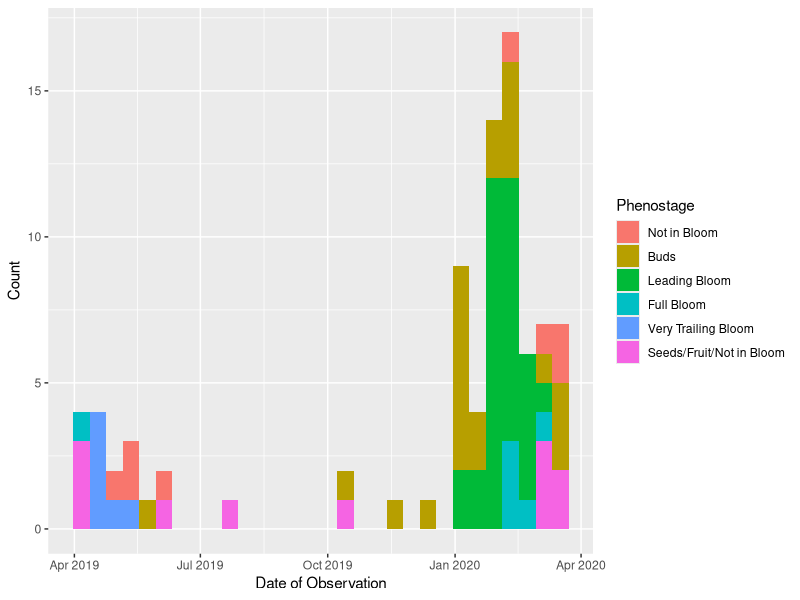
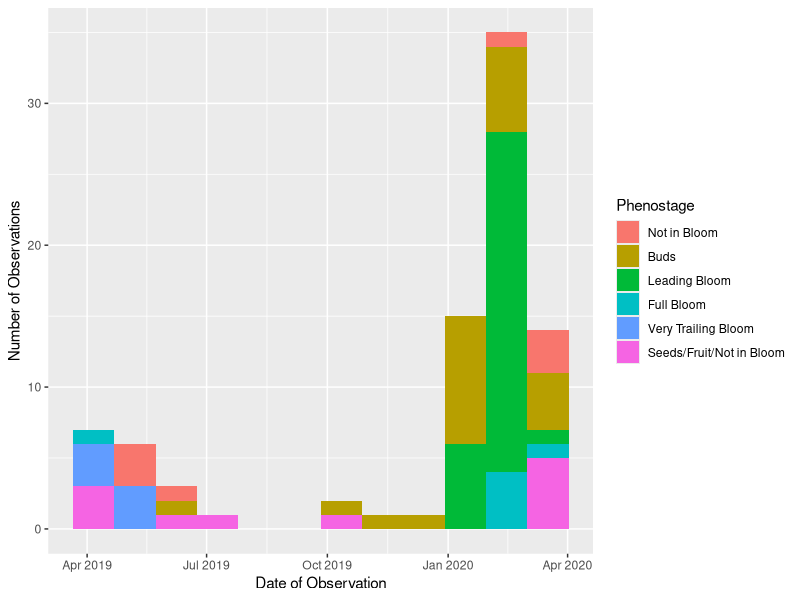
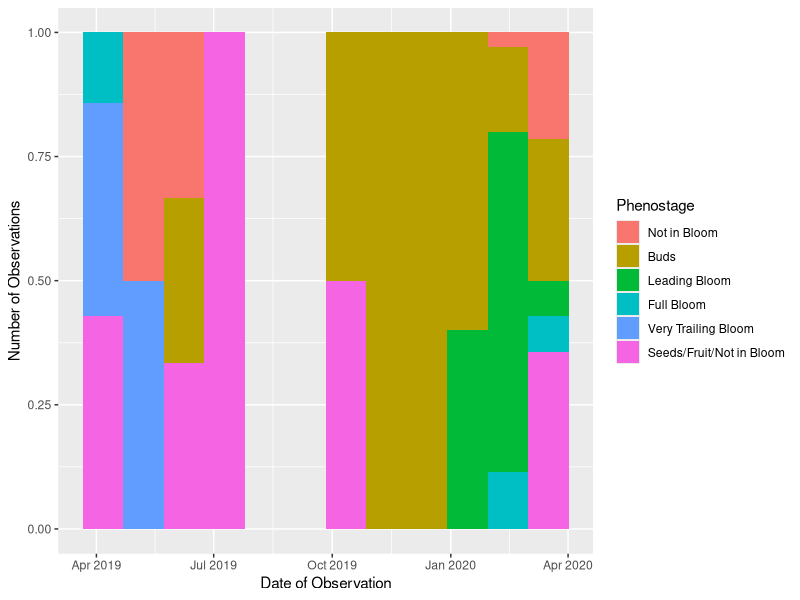
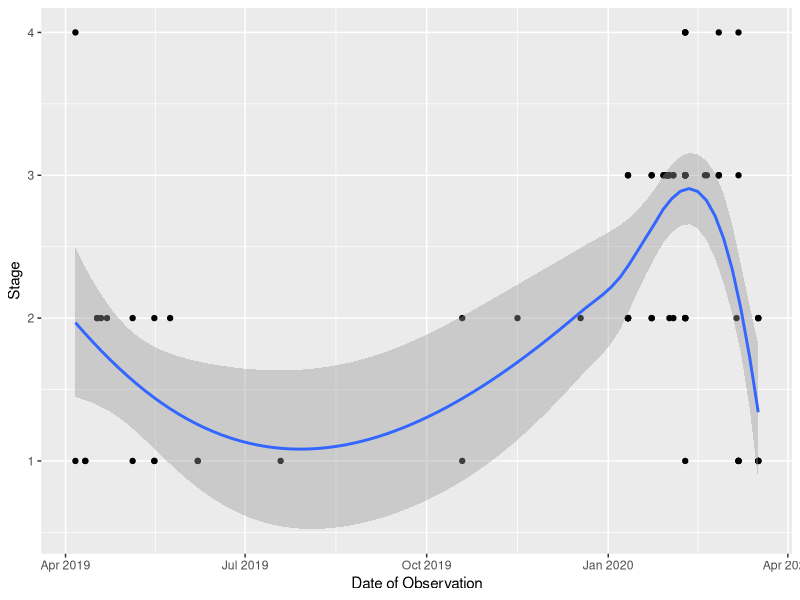
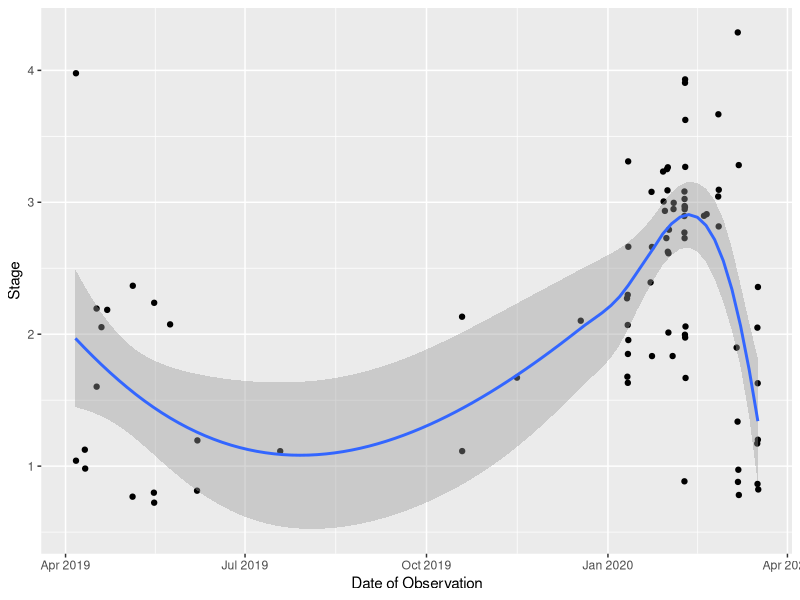
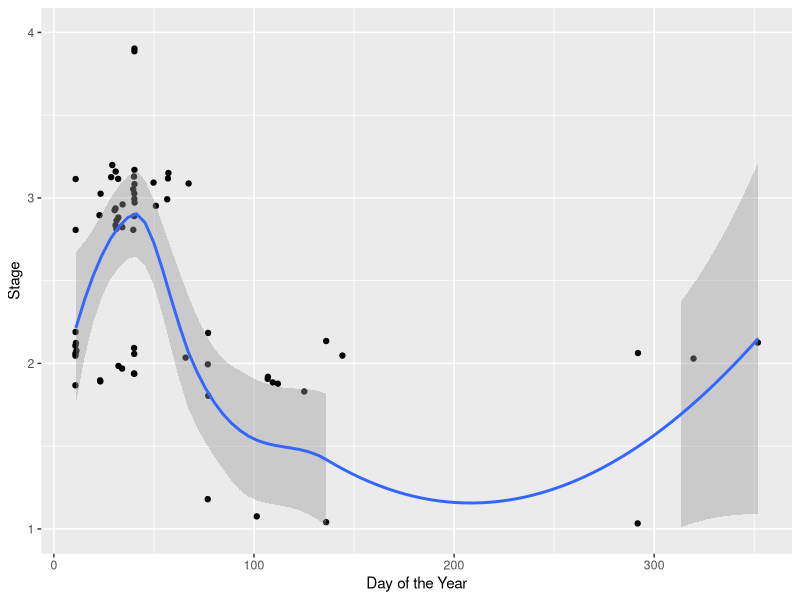

Recreate these plots in R, in order.
## ---- chunk 1
berry1 <- read.csv("Rhus integrifolia.csv")
library(zoo)
library(ggplot2)
library(lubridate)
#setting up the date columns to function correctly
berry1$day <- as.Date(berry1$Date, "%m/%d/%y")
berry1$doy <- yday(berry1$day)
#need to remove data that hasn't been asssed
berry<- subset(berry1, berry1$day <"2020-04-19")
## ---- chunk 2
berry$parabola<- berry$Phenostage
berry$parabola<-as.character(berry$parabola)
berry$parabola[berry$parabola=="7"] <- "1"
berry$parabola[berry$parabola=="6"]<-"2"
berry$parabola[berry$parabola=="5"]<-"3"
berry$parabola<- as.numeric(berry$parabola)


berry$Phenostage <- as.factor(berry$Phenostage)
hist1_berry<-ggplot(data=berry, aes(x=day, fill=Phenostage)) +
  geom_histogram(position = "stack")
hist1_berry+
  ylab("Count")+
  xlab("Date of Observation") +
  scale_fill_discrete(name="Phenostage",
                         breaks=c("1", "2", "3","4","5","6","7"),
                         labels=c("Not in Bloom", "Buds", 
                                  "Leading Bloom", "Full Bloom",
                                  "Trailing Bloom", "Very Trailing Bloom", "Seeds/Fruit/Not in Bloom"))

#When bin = 12, the observations are grouped by approx 30 days ~ 1 month of data

hist2_berry<-ggplot(data=berry, aes(x=day, fill=Phenostage)) +
  geom_histogram(position = "stack", bins = 12)
hist2_berry +
  ylab("Number of Observations")+
  xlab("Date of Observation") +
  scale_fill_discrete(name="Phenostage",
                         breaks=c("1", "2", "3","4","5","6","7"),
                         labels=c("Not in Bloom", "Buds", 
                                  "Leading Bloom", "Full Bloom",
                                  "Trailing Bloom", "Very Trailing Bloom", "Seeds/Fruit/Not in Bloom"))

hist3_berry<-ggplot(data=berry, aes(x=day, fill=Phenostage)) +
  geom_histogram(position = "fill", bins = 12)
hist3_berry +
  ylab("Number of Observations")+
  xlab("Date of Observation") +
  scale_fill_discrete(name="Phenostage",
                         breaks=c("1", "2", "3","4","5","6","7"),
                         labels=c("Not in Bloom", "Buds", 
                                  "Leading Bloom", "Full Bloom",
                                  "Trailing Bloom", "Very Trailing Bloom", "Seeds/Fruit/Not in Bloom"))

## ---- chunk 3
berry_plot2 <- ggplot(berry, aes(x=day, y=parabola)) +
  geom_point() +
  geom_smooth(method="loess")
berry_plot2 +
  xlab("Date of Observation") +
  ylab("Stage")

#Like the bar graphs to show the relative number of observations. But like the graph as a visual representation. Tyring to combine the two. But does this jitter too much?
berry_plot3 <- ggplot(berry, aes(x=day, y=parabola)) +
  geom_point(position = "jitter") +
  geom_smooth(method="loess")
berry_plot3 +
  xlab("Date of Observation") +
  ylab("Stage")


#specifiy height of jitter instaed of deafult keeps the points closer together and emphazies the discretness more. a smaller height would get it even tighter but already losing some points to overlapping. I think I like this one the best :) 
berry_plot4 <- ggplot(berry, aes(x=doy, y=parabola)) +
  geom_jitter(height = .2) +
  geom_smooth(method="loess")
berry_plot4 +
  xlab("Day of the Year") +
  ylab("Stage") +ylim(1,4)

## ---- chunk 4
berry6<-berry[with(berry, order(doy)),]
berry6[match(unique(berry6$Phenostage), berry6$Phenostage),]
## ---- chunk 5
#now ordering the data frame backwards
berry7<-berry[with(berry, order(-doy)),]
#finding the first match of this data fram would be the last in doy occurance 
berry7[match(unique(berry7$Phenostage),berry7$Phenostage),]
